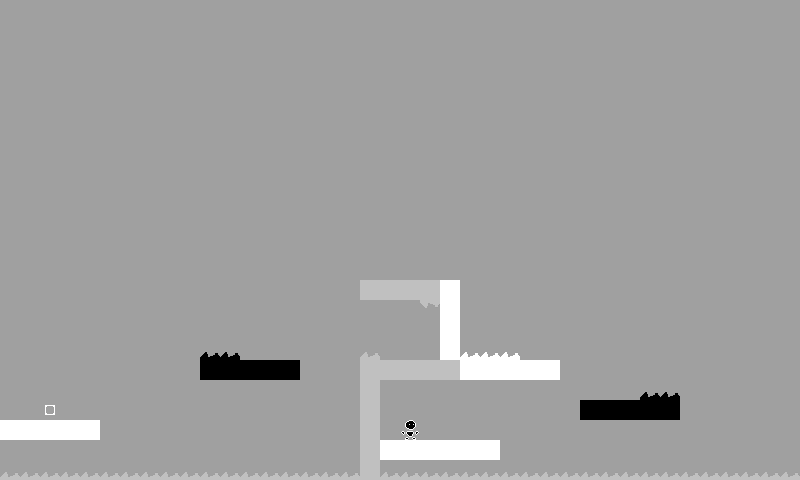

A level layout from a 2D game, rendered from its tile map. Below: a short description, then the map file with tile-grid data replaced by summaries:
An orthogonal 40x24 tile map with 20x20 px tiles, 1 tile layer (Map).

<map version="1.2" tiledversion="1.2.5" orientation="orthogonal" renderorder="right-down" width="40" height="24" tilewidth="20" tileheight="20" infinite="0" backgroundcolor="#a0a0a0" nextlayerid="7" nextobjectid="1">
 <properties>
  <property name="Background" type="int" value="0" />
  <property name="Title" value="Risky Manuver" />
  <property name="Wrapping" type="int" value="0" />
 </properties>
 <tileset firstgid="1" name="tmx_ss" tilewidth="20" tileheight="20" tilecount="30" columns="3">
  <image source="tmx_ss.png" width="60" height="200" />
  <tile id="0" type="Player">
   <properties>
    <property name="Color" type="int" value="0" />
    <property name="Flipped" type="int" value="0" />
   </properties>
  </tile>
  <tile id="1" type="Player">
   <properties>
    <property name="Color" type="int" value="0" />
    <property name="Flipped" type="int" value="1" />
   </properties>
  </tile>
  <tile id="2" type="RGBSphere">
   <properties>
    <property name="Color" type="int" value="192" />
    <property name="Flipped" type="int" value="0" />
   </properties>
  </tile>
  <tile id="3" type="Block">
   <properties>
    <property name="Color" type="int" value="0" />
    <property name="Flipped" type="int" value="0" />
   </properties>
  </tile>
  <tile id="4" type="Block">
   <properties>
    <property name="Color" type="int" value="192" />
    <property name="Flipped" type="int" value="0" />
   </properties>
  </tile>
  <tile id="5" type="Block">
   <properties>
    <property name="Color" type="int" value="255" />
    <property name="Flipped" type="int" value="0" />
   </properties>
  </tile>
  <tile id="6" type="Exit">
   <properties>
    <property name="Color" type="int" value="0" />
    <property name="Flipped" type="int" value="0" />
   </properties>
  </tile>
  <tile id="7" type="Exit">
   <properties>
    <property name="Color" type="int" value="192" />
    <property name="Flipped" type="int" value="0" />
   </properties>
  </tile>
  <tile id="8" type="Exit">
   <properties>
    <property name="Color" type="int" value="255" />
    <property name="Flipped" type="int" value="0" />
   </properties>
  </tile>
  <tile id="9" type="Pit">
   <properties>
    <property name="Color" type="int" value="0" />
    <property name="Flipped" type="int" value="0" />
   </properties>
  </tile>
  <tile id="10" type="Pit">
   <properties>
    <property name="Color" type="int" value="192" />
    <property name="Flipped" type="int" value="0" />
   </properties>
  </tile>
  <tile id="11" type="Pit">
   <properties>
    <property name="Color" type="int" value="255" />
    <property name="Flipped" type="int" value="0" />
   </properties>
  </tile>
  <tile id="12" type="Pit">
   <properties>
    <property name="Color" type="int" value="0" />
    <property name="Flipped" type="int" value="1" />
   </properties>
  </tile>
  <tile id="13" type="Pit">
   <properties>
    <property name="Color" type="int" value="192" />
    <property name="Flipped" type="int" value="1" />
   </properties>
  </tile>
  <tile id="14" type="Pit">
   <properties>
    <property name="Color" type="int" value="255" />
    <property name="Flipped" type="int" value="1" />
   </properties>
  </tile>
  <tile id="15" type="Breakable">
   <properties>
    <property name="Color" type="int" value="0" />
    <property name="Flipped" type="int" value="0" />
   </properties>
  </tile>
  <tile id="16" type="Breakable">
   <properties>
    <property name="Color" type="int" value="192" />
    <property name="Flipped" type="int" value="0" />
   </properties>
  </tile>
  <tile id="17" type="Breakable">
   <properties>
    <property name="Color" type="int" value="255" />
    <property name="Flipped" type="int" value="0" />
   </properties>
  </tile>
  <tile id="18" type="Breakable">
   <properties>
    <property name="Color" type="int" value="0" />
    <property name="Flipped" type="int" value="1" />
   </properties>
  </tile>
  <tile id="19" type="Breakable">
   <properties>
    <property name="Color" type="int" value="192" />
    <property name="Flipped" type="int" value="1" />
   </properties>
  </tile>
  <tile id="20" type="Breakable">
   <properties>
    <property name="Color" type="int" value="255" />
    <property name="Flipped" type="int" value="1" />
   </properties>
  </tile>
  <tile id="21" type="Jumpad">
   <properties>
    <property name="Color" type="int" value="0" />
    <property name="Flipped" type="int" value="0" />
   </properties>
  </tile>
  <tile id="22" type="Jumpad">
   <properties>
    <property name="Color" type="int" value="192" />
    <property name="Flipped" type="int" value="0" />
   </properties>
  </tile>
  <tile id="23" type="Jumpad">
   <properties>
    <property name="Color" type="int" value="255" />
    <property name="Flipped" type="int" value="0" />
   </properties>
  </tile>
  <tile id="24" type="Jumpad">
   <properties>
    <property name="Color" type="int" value="0" />
    <property name="Flipped" type="int" value="1" />
   </properties>
  </tile>
  <tile id="25" type="Jumpad">
   <properties>
    <property name="Color" type="int" value="192" />
    <property name="Flipped" type="int" value="1" />
   </properties>
  </tile>
  <tile id="26" type="Jumpad">
   <properties>
    <property name="Color" type="int" value="255" />
    <property name="Flipped" type="int" value="1" />
   </properties>
  </tile>
  <tile id="27" type="KillBlock">
   <properties>
    <property name="Color" type="int" value="192" />
    <property name="Flipped" type="int" value="0" />
   </properties>
  </tile>
  <tile id="28" type="Flipad">
   <properties>
    <property name="Color" type="int" value="192" />
    <property name="Flipped" type="int" value="0" />
   </properties>
  </tile>
  <tile id="29" type="Flipad">
   <properties>
    <property name="Color" type="int" value="255" />
    <property name="Flipped" type="int" value="0" />
   </properties>
  </tile>
 </tileset>
 <layer id="4" name="Map" width="40" height="24">
  <data>[960 cells, 94 non-empty, 9 distinct tile ids]</data>
 </layer>
</map>
